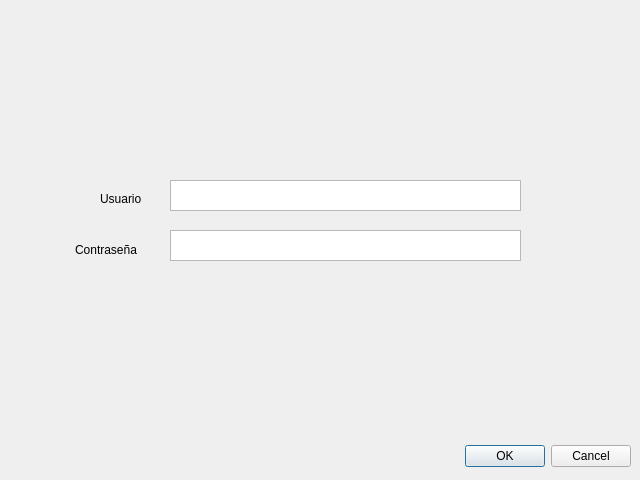
<?xml version="1.0" encoding="UTF-8"?>
<ui version="4.0">
 <class>Dialog</class>
 <widget class="QDialog" name="Dialog">
  <property name="geometry">
   <rect>
    <x>0</x>
    <y>0</y>
    <width>640</width>
    <height>480</height>
   </rect>
  </property>
  <property name="windowTitle">
   <string>Dialog</string>
  </property>
  <widget class="QDialogButtonBox" name="buttonBox">
   <property name="geometry">
    <rect>
     <x>10</x>
     <y>440</y>
     <width>621</width>
     <height>32</height>
    </rect>
   </property>
   <property name="orientation">
    <enum>Qt::Horizontal</enum>
   </property>
   <property name="standardButtons">
    <set>QDialogButtonBox::Cancel|QDialogButtonBox::Ok</set>
   </property>
  </widget>
  <widget class="QPlainTextEdit" name="pteUsuario">
   <property name="geometry">
    <rect>
     <x>170</x>
     <y>180</y>
     <width>351</width>
     <height>31</height>
    </rect>
   </property>
  </widget>
  <widget class="QPlainTextEdit" name="pteContra">
   <property name="geometry">
    <rect>
     <x>170</x>
     <y>230</y>
     <width>351</width>
     <height>31</height>
    </rect>
   </property>
  </widget>
  <widget class="QLabel" name="lblUsuario">
   <property name="geometry">
    <rect>
     <x>100</x>
     <y>190</y>
     <width>66</width>
     <height>17</height>
    </rect>
   </property>
   <property name="text">
    <string>Usuario</string>
   </property>
  </widget>
  <widget class="QLabel" name="lblContra">
   <property name="geometry">
    <rect>
     <x>75</x>
     <y>240</y>
     <width>81</width>
     <height>20</height>
    </rect>
   </property>
   <property name="text">
    <string>Contraseña</string>
   </property>
  </widget>
 </widget>
 <resources/>
 <connections>
  <connection>
   <sender>buttonBox</sender>
   <signal>accepted()</signal>
   <receiver>Dialog</receiver>
   <slot>accept()</slot>
   <hints>
    <hint type="sourcelabel">
     <x>248</x>
     <y>254</y>
    </hint>
    <hint type="destinationlabel">
     <x>157</x>
     <y>274</y>
    </hint>
   </hints>
  </connection>
  <connection>
   <sender>buttonBox</sender>
   <signal>rejected()</signal>
   <receiver>Dialog</receiver>
   <slot>reject()</slot>
   <hints>
    <hint type="sourcelabel">
     <x>316</x>
     <y>260</y>
    </hint>
    <hint type="destinationlabel">
     <x>286</x>
     <y>274</y>
    </hint>
   </hints>
  </connection>
 </connections>
</ui>
